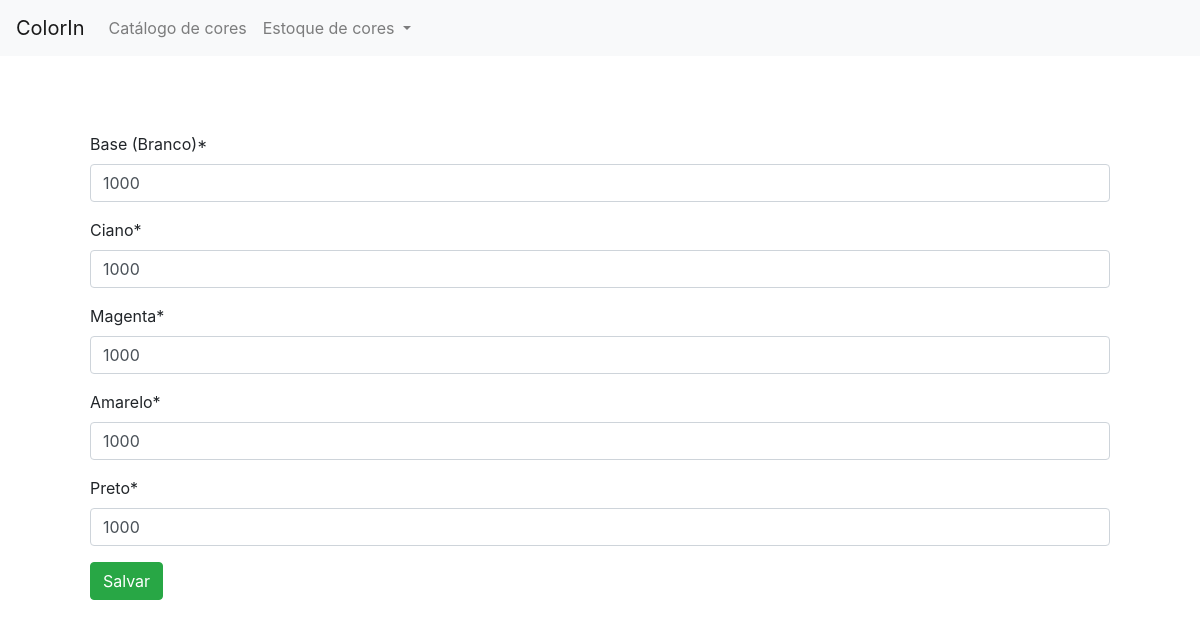
Page /change_stock on the committed database.
### color_in/models/stock.py (models this page shows)
class Stock(models.Model):
    stock_base = models.IntegerField(verbose_name='Base (Branco)', validators=[
                                     MinValueValidator(0)])
    stock_black = models.IntegerField(verbose_name='Preto',
                                      validators=[MinValueValidator(0)])
    stock_yellow = models.IntegerField(verbose_name='Amarelo',
                                       validators=[MinValueValidator(0)])
    stock_magenta = models.IntegerField(verbose_name='Magenta',
                                        validators=[MinValueValidator(0)])
    stock_cyan = models.IntegerField(verbose_name='Ciano',
                                     validators=[MinValueValidator(0)])
    stock_status = models.BooleanField(verbose_name='Status')

### color_in/views/stock_view.py (the view)
# urls.py: path('change_stock', StockObjectUpdateView.as_view(), name='stock-change'),
class StockObjectUpdateView(UpdateView):
    model = Stock
    queryset = Stock.objects.filter(pk=1)
    fields = '__all__'
    success_url = 'stock_status'
    def get_object(self):
        return get_object_or_404(Stock, pk=1)

### color_in/templates/color_in/stock_form.html (shortened to what this page needs)
{% extends 'header.html' %}
{% load crispy_forms_tags %}
    {% block content %}
    <form method="POST">{% csrf_token %}
        <p> {{ form.stock_base|as_crispy_field }} </p>
        <p> {{ form.stock_cyan|as_crispy_field }} </p>
        <p> {{ form.stock_magenta|as_crispy_field }} </p>
        <p> {{ form.stock_yellow|as_crispy_field }} </p>
        <p> {{ form.stock_black|as_crispy_field }} </p>
        <button type="submit" class="btn btn-success">Salvar </button>
    </form>
    {% endblock %}

### rows in the picture
Stock: stock_base "1000", stock_cyan "1000", stock_magenta "1000", stock_yellow "1000", stock_black "1000"
